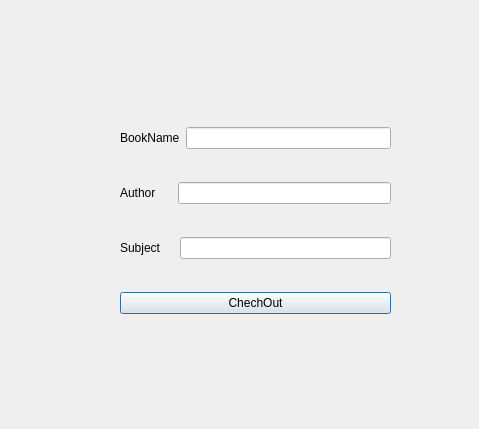
<?xml version="1.0" encoding="UTF-8"?>
<ui version="4.0">
 <class>Window_ChechOutBook</class>
 <widget class="QDialog" name="Window_ChechOutBook">
  <property name="geometry">
   <rect>
    <x>0</x>
    <y>0</y>
    <width>479</width>
    <height>429</height>
   </rect>
  </property>
  <property name="windowTitle">
   <string>Dialog</string>
  </property>
  <widget class="QWidget" name="layoutWidget">
   <property name="geometry">
    <rect>
     <x>120</x>
     <y>100</y>
     <width>271</width>
     <height>241</height>
    </rect>
   </property>
   <layout class="QVBoxLayout" name="verticalLayout_2">
    <item>
     <layout class="QHBoxLayout" name="horizontalLayout_5">
      <item>
       <widget class="QLabel" name="label_BookName">
        <property name="text">
         <string>BookName</string>
        </property>
       </widget>
      </item>
      <item>
       <widget class="QLineEdit" name="lineEdit_BookName"/>
      </item>
     </layout>
    </item>
    <item>
     <layout class="QHBoxLayout" name="horizontalLayout_6">
      <item>
       <widget class="QLabel" name="label_AuthorName">
        <property name="text">
         <string>Author     </string>
        </property>
       </widget>
      </item>
      <item>
       <widget class="QLineEdit" name="lineEdit_AuthorName"/>
      </item>
     </layout>
    </item>
    <item>
     <layout class="QHBoxLayout" name="horizontalLayout_7">
      <item>
       <widget class="QLabel" name="label_Subject">
        <property name="text">
         <string>Subject    </string>
        </property>
       </widget>
      </item>
      <item>
       <widget class="QLineEdit" name="lineEdit_Subject"/>
      </item>
     </layout>
    </item>
    <item>
     <widget class="QPushButton" name="pushButton_CheckOut">
      <property name="text">
       <string>ChechOut</string>
      </property>
     </widget>
    </item>
   </layout>
  </widget>
 </widget>
 <resources/>
 <connections/>
</ui>
